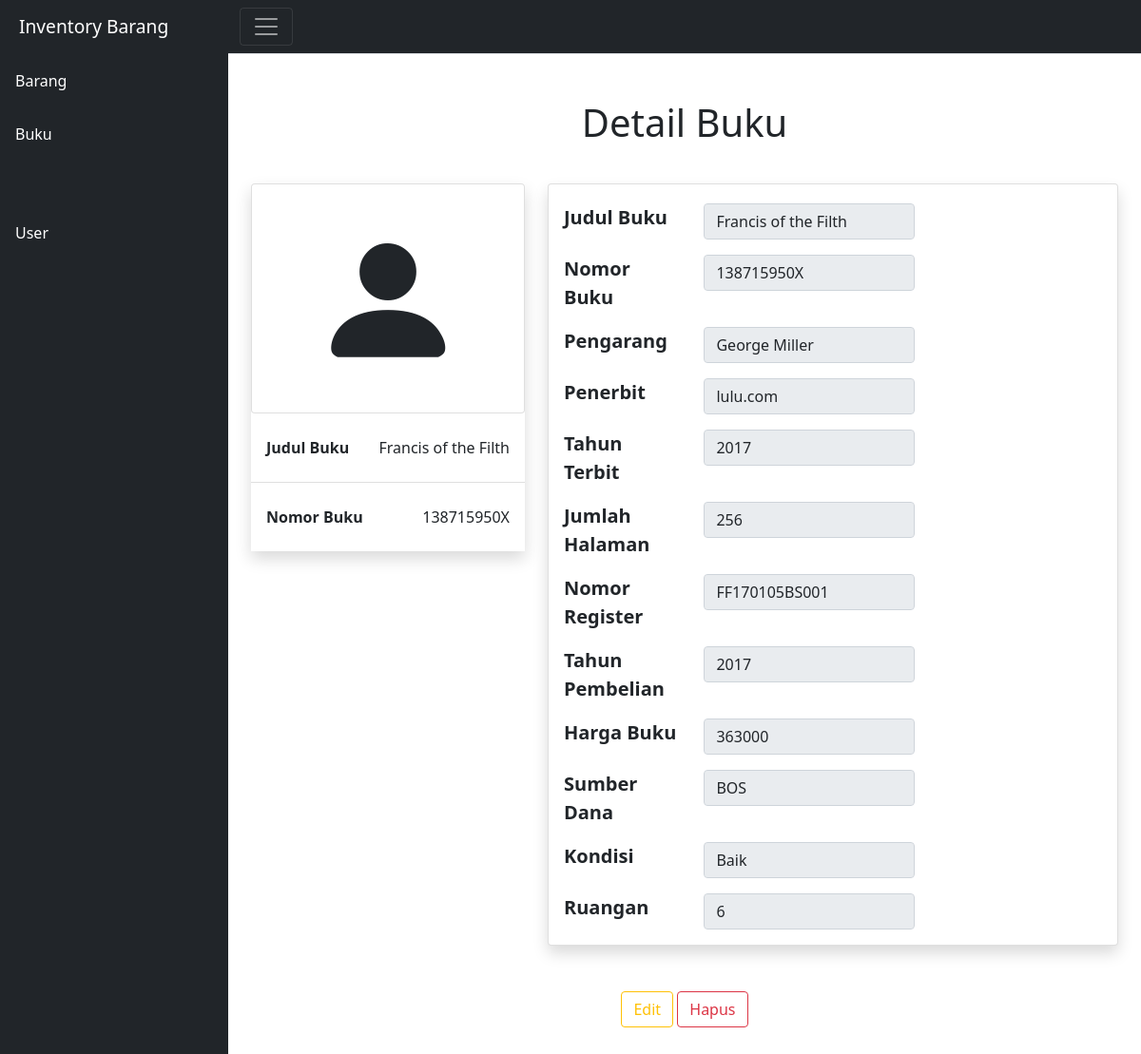
Screenshot of /index.php?page=DetailBuku&id=1 (signed in) with the database file from the repository.
### tables this page shows
CREATE TABLE `tbuku` (
  `idBuku` int(11) NOT NULL,
  `judulBuku` varchar(50) NOT NULL,
  `fotoBuku` varchar(30) NOT NULL,
  `nomorBuku` varchar(30) DEFAULT NULL,
  `pengarang` varchar(30) DEFAULT NULL,
  `penerbit` varchar(30) DEFAULT NULL,
  `tahunTerbit` int(4) DEFAULT NULL,
  `jumlahHalaman` int(4) DEFAULT NULL,
  `nomorRegister` varchar(30) DEFAULT NULL,
  `tahunPembelian` int(4) DEFAULT NULL,
  `hargaBuku` int(7) DEFAULT NULL,
  `sumberDana` enum('BOS','BOSDA') NOT NULL,
  `kondisiBuku` enum('Baik','Rusak') NOT NULL,
  `linkRuangan` int(11) NOT NULL,
  `isDeleted` tinyint(1) NOT NULL DEFAULT '0'
);

### contents/Buku/detailbuku.php (the view)
<?php
     require 'config/bukufunctions.php';
    $id = $_GET['id'];
    $result = mysqli_query($db, "SELECT * FROM tbuku WHERE idbuku='$id'");
    $buku = mysqli_fetch_assoc($result);
 ?>
<main>
	<div class="container-fluid">
        <div class="row">
            <div class="col mt-5 text-center">
                <h1>Detail Buku</h1>
            </div>
        </div>
		<div class="row mt-3 mb-5 card-user">
			<div class="col-md-4 col-xs-12 mt-3">
                <div class="shadow">
                    <div class="card card-primary">
                        <div class="text-center">
                            <i class="bi bi-person-fill" style="font-size:10rem;"></i>
                        </div>
                    </div>
                    <ul class="list-group list-group-flush mb-3">
                        <li class="list-group-item mt-3">
                            <b>Judul Buku</b>
                            <div class="float-end"><p><?= $buku['judulBuku'] ?>  </p></div>
                        </li>
                        <li class="list-group-item mt-3">
                            <b>Nomor Buku</b>
                            <div class="float-end"><p><?= $buku['nomorBuku'] ?>  </p></div>
                        </li>
                    </ul>
                </div>
            </div>
            <div class="col-md-8 col-xs-12 mt-3">
                <div class="card p-3 pt-1 shadow">
                    <div class="row form-group">
                        <div class="col-sm-3">
                            <label for="" class="fw-bold fs-5 mt-3">Judul Buku</label>
                        </div>
                        <div class="col-sm-5">
                            <input type="text" class="form-control mt-3" id="disabledInput" disabled value="<?= $buku['judulBuku'] ?>">
                        </div>
                    </div>
                      <div class="row form-group">
                        <div class="col-sm-3">
                            <label for="" class="fw-bold fs-5 mt-3">Nomor Buku</label>
                        </div>
                        <div class="col-sm-5">
                            <input type="text" class="form-control mt-3" id="disabledInput" disabled value="<?= $buku['nomorBuku'] ?>">
                        </div>
                    </div>
                      <div class="row form-group">
                        <div class="col-sm-3">
                            <label for="" class="fw-bold fs-5 mt-3">Pengarang</label>
                        </div>
                        <div class="col-sm-5">
                            <input type="text" class="form-control mt-3" id="disabledInput" disabled value="<?= $buku['pengarang'] ?>">
                        </div>
                    </div>
                      <div class="row form-group">
                        <div class="col-sm-3">
                            <label for="" class="fw-bold fs-5 mt-3">Penerbit</label>
                        </div>
                        <div class="col-sm-5">
                            <input type="text" class="form-control mt-3" id="disabledInput" disabled value="<?= $buku['penerbit'] ?>">
                        </div>
                    </div>
                    <div class="row form-group">
                        <div class="col-sm-3">
                            <label for="" class="fw-bold fs-5 mt-3">Tahun Terbit</label>
                        </div>
                        <div class="col-sm-5">
                            <input type="text" class="form-control mt-3" id="disabledInput" disabled value="<?= $buku['tahunTerbit'] ?>">
                        </div>
                    </div>
                      <div class="row form-group">
                        <div class="col-sm-3">
                            <label for="" class="fw-bold fs-5 mt-3">Jumlah Halaman</label>
                        </div>
                        <div class="col-sm-5">
                            <input type="text" class="form-control mt-3" id="disabledInput" disabled value="<?= $buku['jumlahHalaman'] ?>">
                        </div>
                    </div>
                      <div class="row form-group">
                        <div class="col-sm-3">
                            <label for="" class="fw-bold fs-5 mt-3">Nomor Register</label>
                        </div>
                        <div class="col-sm-5">
                            <input type="text" class="form-control mt-3" id="disabledInput" disabled value="<?= $buku['nomorRegister'] ?>">
                        </div>
                    </div>
                    <div class="row form-group">
                        <div class="col-sm-3">
                            <label for="" class="fw-bold fs-5 mt-3">Tahun Pembelian</label>
                        </div>
                        <div class="col-sm-5">
                            <input type="text" class="form-control mt-3" id="disabledInput" disabled value="<?= $buku['tahunPembelian'] ?>">
                        </div>
                    </div>
                    <div class="row form-group">
                        <div class="col-sm-3">
                            <label for="" class="fw-bold fs-5 mt-3">Harga Buku</label>
                        </div>
                        <div class="col-sm-5">
                             <input type="text" class="form-control mt-3" id="disabledInput" disabled value="<?= $buku['hargaBuku'] ?>">
                        </div>
                    </div>
                         <div class="row form-group">
                        <div class="col-sm-3">
                            <label for="" class="fw-bold fs-5 mt-3">Sumber Dana</label>
                        </div>
                        <div class="col-sm-5">
                             <input type="text" class="form-control mt-3" id="disabledInput" disabled value="<?= $buku['sumberDana'] ?>">
                        </div>
                    </div>
                         <div class="row form-group">
                        <div class="col-sm-3">
                            <label for="" class="fw-bold fs-5 mt-3">Kondisi</label>
                        </div>
                        <div class="col-sm-5">
                   <input type="text" class="form-control mt-3" id="disabledInput" disabled value="<?= $buku['kondisiBuku'] ?>">
                        </div>
                    </div>
                         <div class="row form-group">
                        <div class="col-sm-3">
                            <label for="" class="fw-bold fs-5 mt-3">Ruangan</label>
                        </div>
                        <div class="col-sm-5">
                       <input type="text" class="form-control mt-3" id="disabledInput" disabled value="<?= $buku['linkRuangan'] ?>">
                        </div>
                    </div>
                </div>
            </div>
        </div>
        <div class="row mb-5 text-center">
            <div class="col">
                <a href="index.php?page=EditBuku&id=<?php echo $buku['idBuku']; ?>" class="btn btn-outline-warning">Edit</a>
                <a href="index.php?page=HapusBuku&id=<?php echo $buku['idBuku']; ?>" class="btn btn-outline-danger" onclick="confirm('are you sure?')" >Hapus</a>
            </div>
        </div>
	</div>
</main>

### Assets/css/dashboard.css (style rules this page uses)
ul { list-style-type: none; }

### rows the page displays
tbuku: judulBuku "Francis of the Filth", nomorBuku "138715950X", pengarang "George Miller", penerbit "lulu.com", tahunTerbit "2017", jumlahHalaman "256", nomorRegister "FF170105BS001", tahunPembelian "2017", hargaBuku "363000", sumberDana "BOS", kondisiBuku "Baik", linkRuangan "6"
